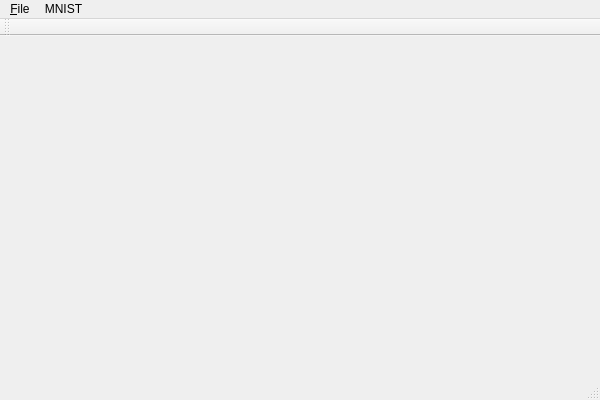
<?xml version="1.0" encoding="UTF-8"?>
<ui version="4.0">
 <class>CnnClass</class>
 <widget class="QMainWindow" name="CnnClass">
  <property name="geometry">
   <rect>
    <x>0</x>
    <y>0</y>
    <width>600</width>
    <height>400</height>
   </rect>
  </property>
  <property name="windowTitle">
   <string>Cnn</string>
  </property>
  <widget class="QWidget" name="centralWidget"/>
  <widget class="QMenuBar" name="menuBar">
   <property name="geometry">
    <rect>
     <x>0</x>
     <y>0</y>
     <width>600</width>
     <height>23</height>
    </rect>
   </property>
   <widget class="QMenu" name="menu_File">
    <property name="title">
     <string>&amp;File</string>
    </property>
    <addaction name="actionNew"/>
    <addaction name="actionOpen"/>
    <addaction name="separator"/>
    <addaction name="actionQuit"/>
   </widget>
   <widget class="QMenu" name="menuMNIST">
    <property name="title">
     <string>MNIST</string>
    </property>
    <addaction name="actionViewMNIST"/>
   </widget>
   <addaction name="menu_File"/>
   <addaction name="menuMNIST"/>
  </widget>
  <widget class="QToolBar" name="mainToolBar">
   <attribute name="toolBarArea">
    <enum>TopToolBarArea</enum>
   </attribute>
   <attribute name="toolBarBreak">
    <bool>false</bool>
   </attribute>
  </widget>
  <widget class="QStatusBar" name="statusBar"/>
  <action name="actionNew">
   <property name="text">
    <string>&amp;New</string>
   </property>
  </action>
  <action name="actionOpen">
   <property name="text">
    <string>&amp;Open</string>
   </property>
  </action>
  <action name="actionQuit">
   <property name="text">
    <string>&amp;Quit</string>
   </property>
  </action>
  <action name="actionHelp">
   <property name="text">
    <string>actionHelp</string>
   </property>
  </action>
  <action name="actionViewMNIST">
   <property name="text">
    <string>View MNIST</string>
   </property>
  </action>
 </widget>
 <layoutdefault spacing="6" margin="11"/>
 <resources>
  <include location="Cnn.qrc"/>
 </resources>
 <connections>
  <connection>
   <sender>actionQuit</sender>
   <signal>triggered()</signal>
   <receiver>CnnClass</receiver>
   <slot>close()</slot>
   <hints>
    <hint type="sourcelabel">
     <x>-1</x>
     <y>-1</y>
    </hint>
    <hint type="destinationlabel">
     <x>299</x>
     <y>199</y>
    </hint>
   </hints>
  </connection>
 </connections>
</ui>
